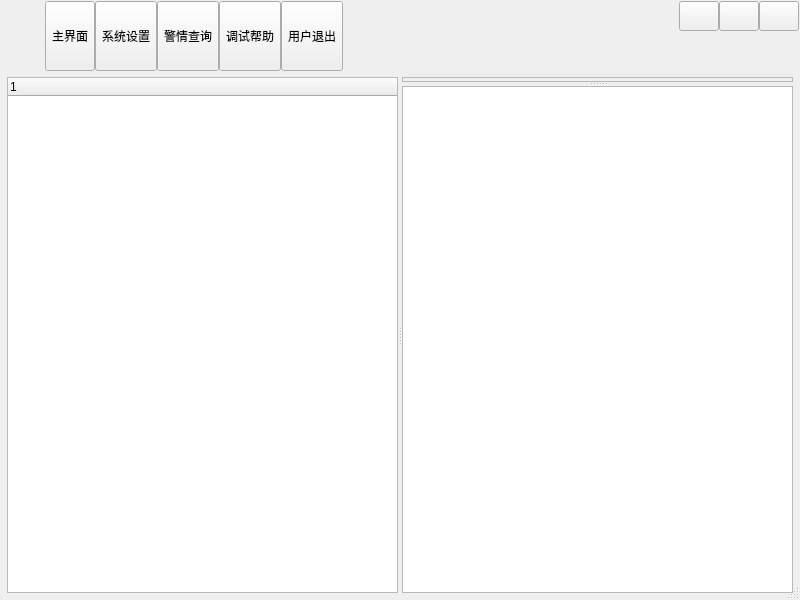
<?xml version="1.0" encoding="UTF-8"?>
<ui version="4.0">
 <class>UIDemo3</class>
 <widget class="QDialog" name="UIDemo3">
  <property name="geometry">
   <rect>
    <x>0</x>
    <y>0</y>
    <width>800</width>
    <height>600</height>
   </rect>
  </property>
  <property name="windowTitle">
   <string>Form</string>
  </property>
  <property name="sizeGripEnabled">
   <bool>true</bool>
  </property>
  <layout class="QVBoxLayout" name="verticalLayout_2">
   <property name="spacing">
    <number>0</number>
   </property>
   <property name="leftMargin">
    <number>1</number>
   </property>
   <property name="topMargin">
    <number>1</number>
   </property>
   <property name="rightMargin">
    <number>1</number>
   </property>
   <property name="bottomMargin">
    <number>1</number>
   </property>
   <item>
    <widget class="QWidget" name="widgetTitle" native="true">
     <property name="sizePolicy">
      <sizepolicy hsizetype="Preferred" vsizetype="Fixed">
       <horstretch>0</horstretch>
       <verstretch>0</verstretch>
      </sizepolicy>
     </property>
     <layout class="QHBoxLayout" name="horizontalLayout_2">
      <property name="spacing">
       <number>10</number>
      </property>
      <property name="leftMargin">
       <number>10</number>
      </property>
      <property name="topMargin">
       <number>0</number>
      </property>
      <property name="rightMargin">
       <number>0</number>
      </property>
      <property name="bottomMargin">
       <number>0</number>
      </property>
      <item>
       <widget class="QLabel" name="labIco">
        <property name="text">
         <string/>
        </property>
        <property name="alignment">
         <set>Qt::AlignCenter</set>
        </property>
       </widget>
      </item>
      <item>
       <widget class="QLabel" name="labTitle">
        <property name="styleSheet">
         <string notr="true"/>
        </property>
        <property name="text">
         <string/>
        </property>
        <property name="alignment">
         <set>Qt::AlignLeading|Qt::AlignLeft|Qt::AlignVCenter</set>
        </property>
       </widget>
      </item>
      <item>
       <widget class="QWidget" name="widgetTop" native="true">
        <layout class="QHBoxLayout" name="horizontalLayout_3">
         <property name="spacing">
          <number>0</number>
         </property>
         <property name="leftMargin">
          <number>0</number>
         </property>
         <property name="topMargin">
          <number>0</number>
         </property>
         <property name="rightMargin">
          <number>0</number>
         </property>
         <property name="bottomMargin">
          <number>0</number>
         </property>
         <item>
          <widget class="QToolButton" name="btnMain">
           <property name="sizePolicy">
            <sizepolicy hsizetype="Fixed" vsizetype="Expanding">
             <horstretch>0</horstretch>
             <verstretch>0</verstretch>
            </sizepolicy>
           </property>
           <property name="text">
            <string>主界面</string>
           </property>
           <property name="icon">
            <iconset resource="demo.qrc">
             <normaloff>:/demo/main_main.png</normaloff>:/demo/main_main.png</iconset>
           </property>
           <property name="toolButtonStyle">
            <enum>Qt::ToolButtonTextUnderIcon</enum>
           </property>
          </widget>
         </item>
         <item>
          <widget class="QToolButton" name="btnConfig">
           <property name="sizePolicy">
            <sizepolicy hsizetype="Fixed" vsizetype="Expanding">
             <horstretch>0</horstretch>
             <verstretch>0</verstretch>
            </sizepolicy>
           </property>
           <property name="text">
            <string>系统设置</string>
           </property>
           <property name="icon">
            <iconset resource="demo.qrc">
             <normaloff>:/demo/main_config.png</normaloff>:/demo/main_config.png</iconset>
           </property>
           <property name="toolButtonStyle">
            <enum>Qt::ToolButtonTextUnderIcon</enum>
           </property>
          </widget>
         </item>
         <item>
          <widget class="QToolButton" name="btnData">
           <property name="sizePolicy">
            <sizepolicy hsizetype="Fixed" vsizetype="Expanding">
             <horstretch>0</horstretch>
             <verstretch>0</verstretch>
            </sizepolicy>
           </property>
           <property name="text">
            <string>警情查询</string>
           </property>
           <property name="icon">
            <iconset resource="demo.qrc">
             <normaloff>:/demo/main_data.png</normaloff>:/demo/main_data.png</iconset>
           </property>
           <property name="checked">
            <bool>false</bool>
           </property>
           <property name="toolButtonStyle">
            <enum>Qt::ToolButtonTextUnderIcon</enum>
           </property>
          </widget>
         </item>
         <item>
          <widget class="QToolButton" name="btnHelp">
           <property name="sizePolicy">
            <sizepolicy hsizetype="Fixed" vsizetype="Expanding">
             <horstretch>0</horstretch>
             <verstretch>0</verstretch>
            </sizepolicy>
           </property>
           <property name="styleSheet">
            <string notr="true"/>
           </property>
           <property name="text">
            <string>调试帮助</string>
           </property>
           <property name="icon">
            <iconset resource="demo.qrc">
             <normaloff>:/demo/main_help.png</normaloff>:/demo/main_help.png</iconset>
           </property>
           <property name="toolButtonStyle">
            <enum>Qt::ToolButtonTextUnderIcon</enum>
           </property>
          </widget>
         </item>
         <item>
          <widget class="QToolButton" name="btnExit">
           <property name="sizePolicy">
            <sizepolicy hsizetype="Fixed" vsizetype="Expanding">
             <horstretch>0</horstretch>
             <verstretch>0</verstretch>
            </sizepolicy>
           </property>
           <property name="styleSheet">
            <string notr="true"/>
           </property>
           <property name="text">
            <string>用户退出</string>
           </property>
           <property name="icon">
            <iconset resource="demo.qrc">
             <normaloff>:/demo/main_exit.png</normaloff>:/demo/main_exit.png</iconset>
           </property>
           <property name="toolButtonStyle">
            <enum>Qt::ToolButtonTextUnderIcon</enum>
           </property>
          </widget>
         </item>
        </layout>
       </widget>
      </item>
      <item>
       <spacer name="horizontalSpacer">
        <property name="orientation">
         <enum>Qt::Horizontal</enum>
        </property>
        <property name="sizeHint" stdset="0">
         <size>
          <width>40</width>
          <height>20</height>
         </size>
        </property>
       </spacer>
      </item>
      <item>
       <widget class="QWidget" name="widgetMenu" native="true">
        <layout class="QGridLayout" name="gridLayout_2">
         <property name="leftMargin">
          <number>0</number>
         </property>
         <property name="topMargin">
          <number>0</number>
         </property>
         <property name="rightMargin">
          <number>0</number>
         </property>
         <property name="bottomMargin">
          <number>0</number>
         </property>
         <property name="spacing">
          <number>0</number>
         </property>
         <item row="1" column="1" colspan="3">
          <spacer name="verticalSpacer">
           <property name="orientation">
            <enum>Qt::Vertical</enum>
           </property>
           <property name="sizeHint" stdset="0">
            <size>
             <width>20</width>
             <height>40</height>
            </size>
           </property>
          </spacer>
         </item>
         <item row="0" column="1">
          <widget class="QPushButton" name="btnMenu_Min">
           <property name="sizePolicy">
            <sizepolicy hsizetype="Minimum" vsizetype="Expanding">
             <horstretch>0</horstretch>
             <verstretch>0</verstretch>
            </sizepolicy>
           </property>
           <property name="minimumSize">
            <size>
             <width>30</width>
             <height>30</height>
            </size>
           </property>
           <property name="cursor">
            <cursorShape>ArrowCursor</cursorShape>
           </property>
           <property name="focusPolicy">
            <enum>Qt::NoFocus</enum>
           </property>
           <property name="toolTip">
            <string>最小化</string>
           </property>
           <property name="text">
            <string/>
           </property>
          </widget>
         </item>
         <item row="0" column="3">
          <widget class="QPushButton" name="btnMenu_Close">
           <property name="sizePolicy">
            <sizepolicy hsizetype="Minimum" vsizetype="Expanding">
             <horstretch>0</horstretch>
             <verstretch>0</verstretch>
            </sizepolicy>
           </property>
           <property name="minimumSize">
            <size>
             <width>30</width>
             <height>30</height>
            </size>
           </property>
           <property name="cursor">
            <cursorShape>ArrowCursor</cursorShape>
           </property>
           <property name="focusPolicy">
            <enum>Qt::NoFocus</enum>
           </property>
           <property name="toolTip">
            <string>关闭</string>
           </property>
           <property name="text">
            <string/>
           </property>
          </widget>
         </item>
         <item row="0" column="2">
          <widget class="QPushButton" name="btnMenu_Max">
           <property name="sizePolicy">
            <sizepolicy hsizetype="Minimum" vsizetype="Expanding">
             <horstretch>0</horstretch>
             <verstretch>0</verstretch>
            </sizepolicy>
           </property>
           <property name="minimumSize">
            <size>
             <width>30</width>
             <height>30</height>
            </size>
           </property>
           <property name="focusPolicy">
            <enum>Qt::NoFocus</enum>
           </property>
           <property name="text">
            <string/>
           </property>
          </widget>
         </item>
        </layout>
       </widget>
      </item>
     </layout>
    </widget>
   </item>
   <item>
    <widget class="QWidget" name="widget_main" native="true">
     <layout class="QVBoxLayout" name="verticalLayout_3">
      <property name="leftMargin">
       <number>6</number>
      </property>
      <property name="topMargin">
       <number>6</number>
      </property>
      <property name="rightMargin">
       <number>6</number>
      </property>
      <property name="bottomMargin">
       <number>6</number>
      </property>
      <item>
       <widget class="QSplitter" name="splitterH">
        <property name="orientation">
         <enum>Qt::Horizontal</enum>
        </property>
        <widget class="QTreeWidget" name="treeWidget">
         <column>
          <property name="text">
           <string notr="true">1</string>
          </property>
         </column>
        </widget>
        <widget class="QSplitter" name="splitterV">
         <property name="orientation">
          <enum>Qt::Vertical</enum>
         </property>
         <widget class="QFrame" name="frame">
          <property name="frameShape">
           <enum>QFrame::StyledPanel</enum>
          </property>
          <property name="frameShadow">
           <enum>QFrame::Raised</enum>
          </property>
          <layout class="QVBoxLayout" name="verticalLayout">
           <property name="spacing">
            <number>0</number>
           </property>
           <property name="leftMargin">
            <number>0</number>
           </property>
           <property name="topMargin">
            <number>0</number>
           </property>
           <property name="rightMargin">
            <number>0</number>
           </property>
           <property name="bottomMargin">
            <number>0</number>
           </property>
           <item>
            <widget class="PanelWidget" name="widgetPanel" native="true"/>
           </item>
          </layout>
         </widget>
         <widget class="QTableWidget" name="tableWidget"/>
        </widget>
       </widget>
      </item>
     </layout>
    </widget>
   </item>
  </layout>
 </widget>
 <customwidgets>
  <customwidget>
   <class>PanelWidget</class>
   <extends>QWidget</extends>
   <header location="global">form/panelwidget.h</header>
   <container>1</container>
  </customwidget>
 </customwidgets>
 <resources>
  <include location="demo.qrc"/>
 </resources>
 <connections/>
</ui>
